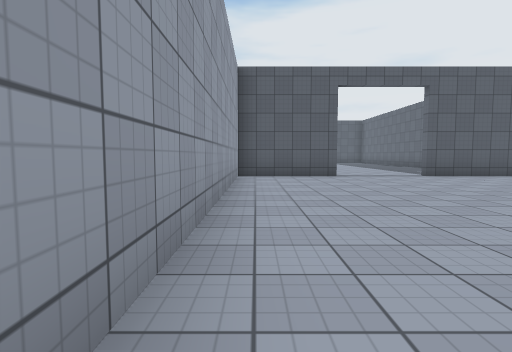
View 1 (above)

20 first-person views from a walk through a Unity game level. The camera is 1.2 m above the floor, tilts 4° down and sees 80° across. The floor is counted in squares, 2 m on a side. Each view is taken from the middle of a square. On the plan, view 1 faces up. The plan holds only what a view shows up to about 9 squares ahead; the rest is blank. The place goes on beyond the plan. Door leaves are left out, so doorways stand open. Surface patterns are stand-ins for the level's own textures.

View 2
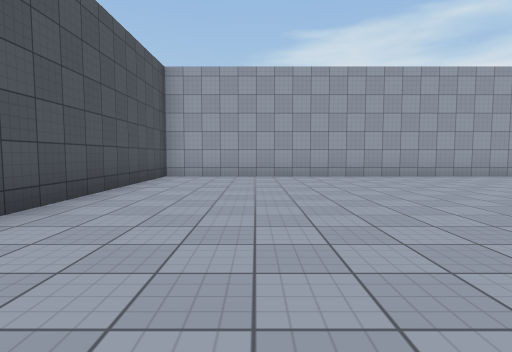

View 3
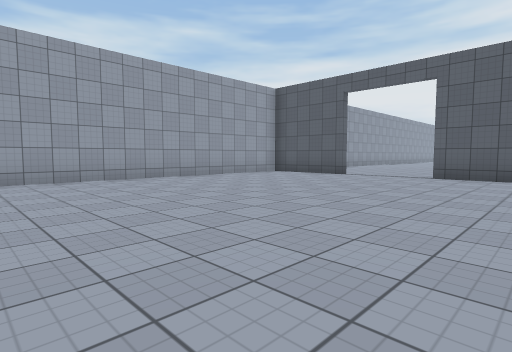

View 4
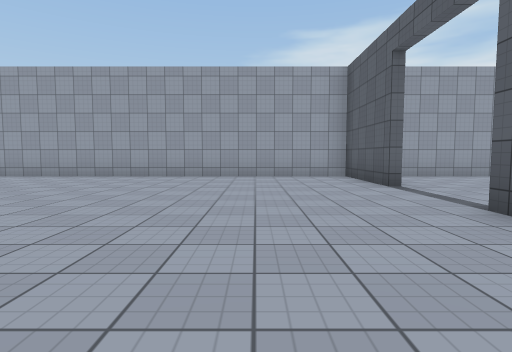

View 5
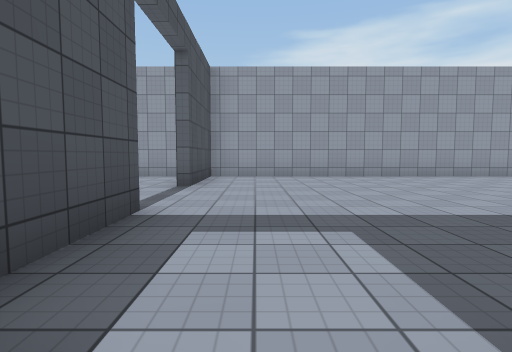

View 6
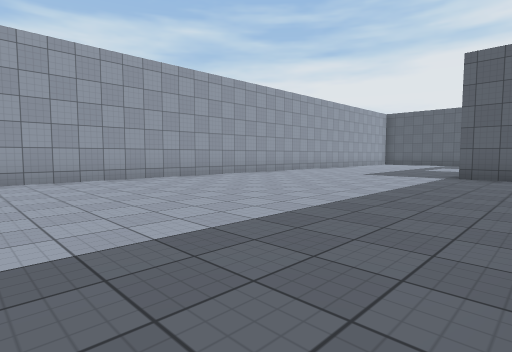

View 7
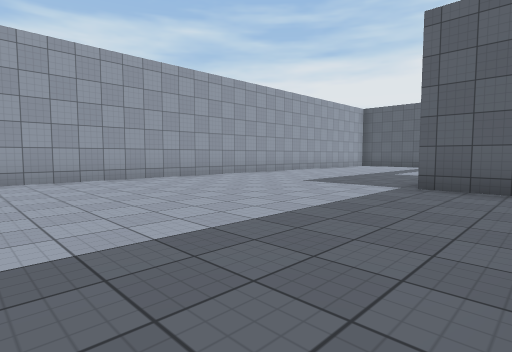

View 8
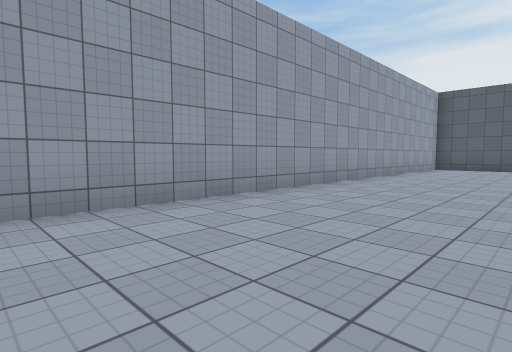

View 9
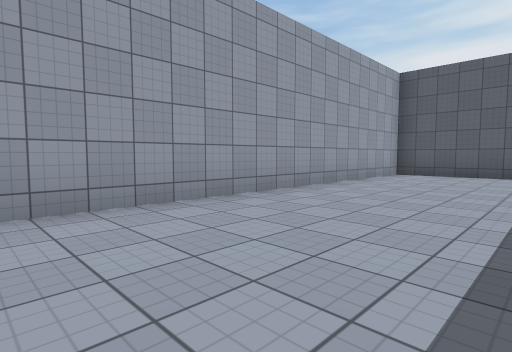

View 10
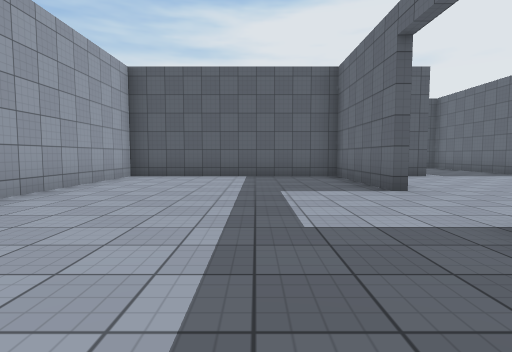

View 11
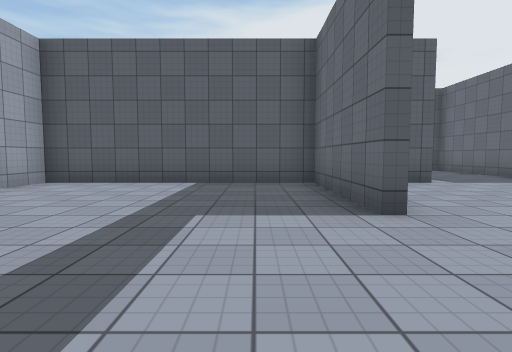

View 12
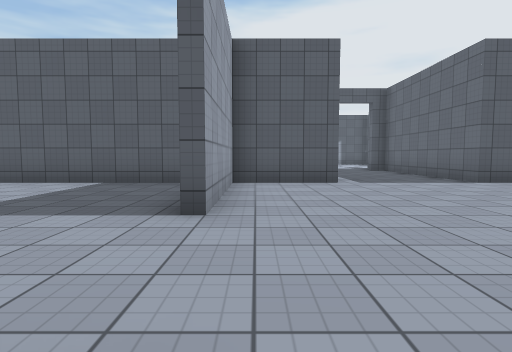

View 13
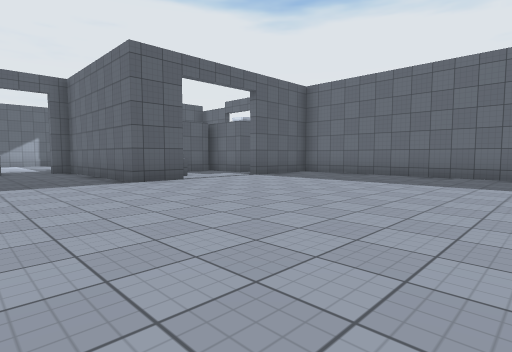

View 14
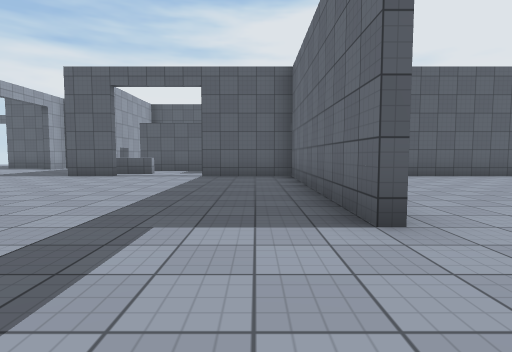

View 15
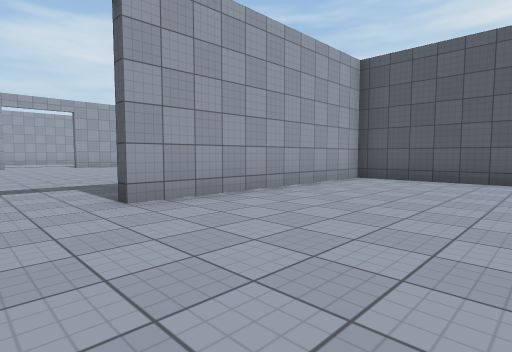

View 16
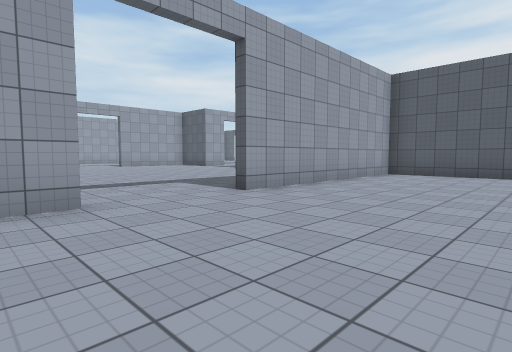

View 17
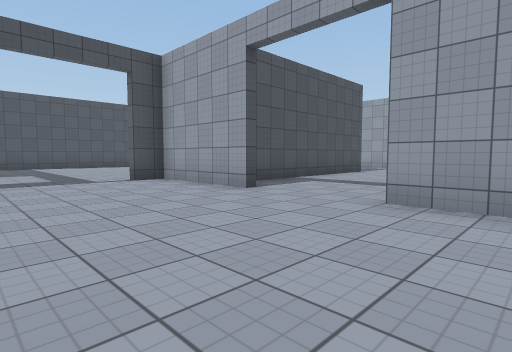

View 18
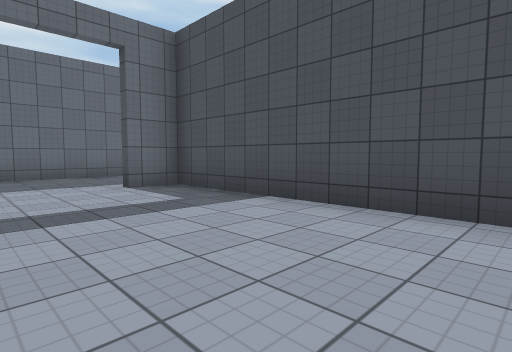

View 19
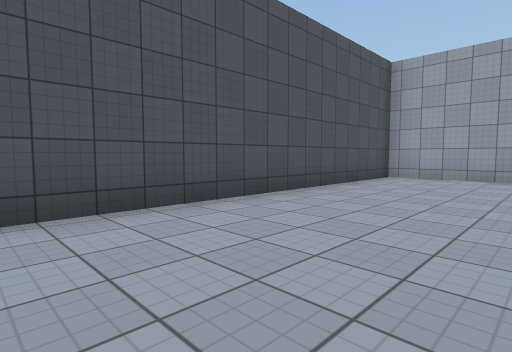

View 20
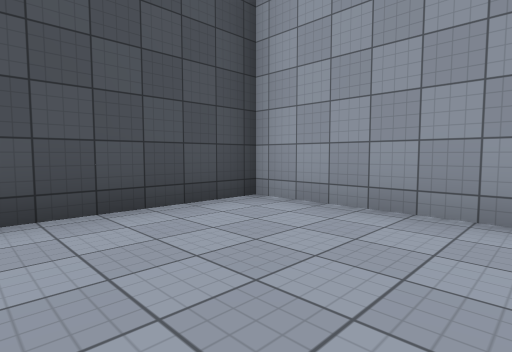

### Floor plan
Points are (right, up) in squares from view 1. A wall is a line through its corners. A room is listed if a view was taken in it or the views show most of it. See-through windows are left out.
Room 1 (views 1, 2, 3, 4)
walls: (7.1, 8.5) (4.8, 8.5); (2.3, 8.5) (-0.5, 8.5) (-0.5, -2.5) (5.1, -2.5)
ways out: opening at (3.5, 9) to room 3
Room 2 (views 5, 12, 13, 14, 15, 16, 17, 18, 19, 20)
walls: (13.1, 22) (16, 22); (17.3, 23) (17.3, 20) (18, 20); (17, 25.5) (17, 31.5) (14.5, 31.5); (12.1, 31.5) (10.8, 31.5) (10.8, 35); (7.9, 31.5) (5.5, 31.5) (5.5, 28); (21.5, 31.5) (17.3, 31.5) (17.3, 25.5); (-3.3, 34.8) (-3.3, 31.8) (7.5, 31.8) (7.5, 32.8)
ways out: opening at (5, 26.5) to room 3; opening at (8, 10) to room 3; opening at (19.5, 20)
Room 3 (views 6, 7, 8, 9, 10, 11)
walls: (6.5, 21.8) (5.2, 21.8); (5.3, 28) (5.3, 31.5) (-0.5, 31.5) (-0.5, 8.8) (2.2, 8.8); (4.8, 8.8) (6.6, 8.8)
ways out: opening at (3.5, 9) to room 1; opening at (5, 26.5) to room 2; opening at (8, 10) to room 2

Positions as (right, up) in squares from view 1, and headings:
1: (0, 0), facing up
2: (8, 0), facing left
3: (7, 0), facing up-left
4: (8, 6), facing left
5: (8, 10), facing left
6: (7, 13), facing up-left
7: (7, 16), facing up-left
8: (3, 18), facing up-left
9: (3, 22), facing up-left
10: (3, 23), facing up
11: (4, 25), facing up
12: (6, 25), facing up
13: (8, 25), facing up-right
14: (16, 23), facing up
15: (21, 24), facing up-left
16: (21, 22), facing up-left
17: (21, 27), facing down-left
18: (2, 35), facing down-right
19: (5, 35), facing down-left
20: (0, 35), facing down-left
